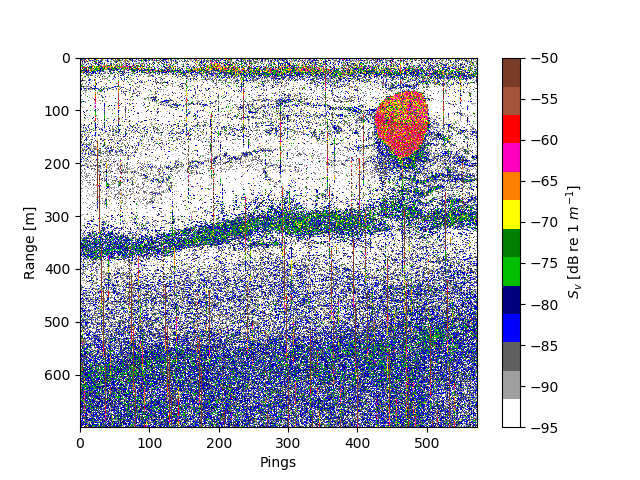

Write Julia code to recreate this figure.
#!/usr/bin/env julia

using SimradEK60
using SimradEK60TestData
using EchogramPyPlot
using EchogramColorSchemes
using PyPlot
using LaTeXStrings

filename = EK60_SAMPLE
ps = pings(filename)
ps38 = [p for p in ps if p.frequency == 38000]
Sv38 = Sv(ps38)
r38 = R(ps38)

c = addwhite(EchogramColorSchemes.EK500).colors
echogram(Sv38, vmin=-95, vmax=-50, cmap=ColorMap("EK500", c, length(c)), range=maximum(r38))
cbar = PyPlot.colorbar()
cbar[:set_label](L" $S_v$ [dB re 1 $m^{-1}$] ")
xlabel("Pings")
ylabel("Range [m]")
savefig("example1.png")
